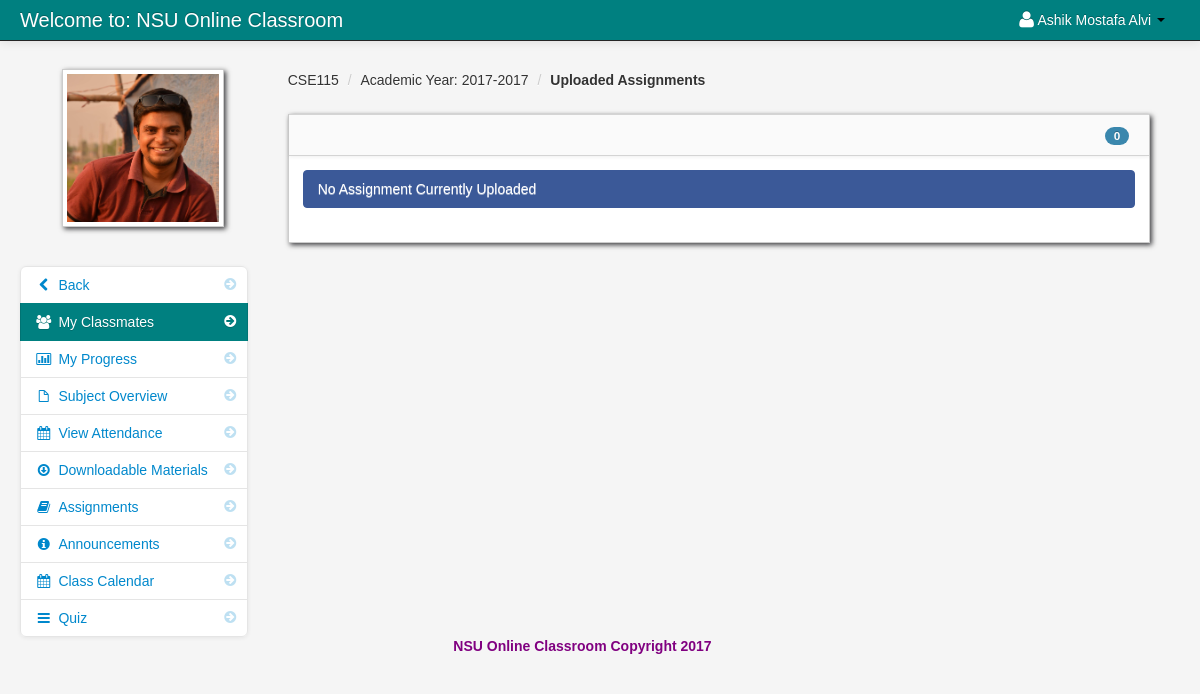
/assignment_student.php?id=187 (signed in), run on the app's committed database.
### tables this page shows
CREATE TABLE `student` (
  `student_id` int(11) NOT NULL,
  `firstname` varchar(100) NOT NULL,
  `lastname` varchar(100) NOT NULL,
  `class_id` int(11) NOT NULL,
  `username` varchar(100) NOT NULL,
  `password` varchar(100) NOT NULL,
  `email` varchar(100) NOT NULL,
  `contact_number` int(12) NOT NULL,
  `location` varchar(100) NOT NULL,
  `status` varchar(100) NOT NULL
);

CREATE TABLE `teacher_class` (
  `teacher_class_id` int(11) NOT NULL,
  `teacher_id` int(11) NOT NULL,
  `class_id` int(11) NOT NULL,
  `semester` varchar(100) NOT NULL,
  `thumbnails` varchar(100) NOT NULL,
  `school_year` varchar(100) NOT NULL,
  `class_title` varchar(100) NOT NULL,
  `description` longtext NOT NULL,
  `Credit` int(11) NOT NULL,
  `Pre_req` varchar(100) NOT NULL
);

CREATE TABLE `class` (
  `class_id` int(11) NOT NULL,
  `class_name` varchar(100) NOT NULL
);

### session.php (called while the page is built, shortened)
<?php
$session_id=$_SESSION['id'];
?>

### assignment_student.php (the view, shortened to what this page needs)
<?php include('header_dashboard.php'); ?>
<?php include('session.php'); ?>
<?php $get_id = $_GET['id']; ?>
    <body>
		<?php include('navbar_student.php'); ?>
        <div class="container-fluid">
            <div class="row-fluid">
				<?php include('my_classmates_link.php'); ?>
                <div class="span9" id="content">
                     <div class="row-fluid">
										<?php $class_query = mysql_query("select * from teacher_class
										LEFT JOIN class ON class.class_id = teacher_class.class_id
										where teacher_class_id = '$get_id'")or die(mysql_error());
										$class_row = mysql_fetch_array($class_query);
										?>
					     <ul class="breadcrumb">
							<li><a href="#"><?php echo $class_row['class_name']; ?></a> <span class="divider">/</span></li>
							<li><a href="#">Academic Year: <?php echo $class_row['school_year']; ?></a> <span class="divider">/</span></li>
							<li><a href="#"><b>Uploaded Assignments</b></a></li>
						</ul>
                        <div id="block_bg" class="block">
                            <div class="navbar navbar-inner block-header">
								<?php $query = mysql_query("select * FROM assignment where class_id = '$get_id'  order by fdatein DESC")or die(mysql_error());
									  $count  = mysql_num_rows($query);
								?>
                                <div id="" class="muted pull-right"><span class="badge badge-info"><?php echo $count; ?></span></div>
                            </div>
                            <div class="block-content collapse in">
                                <div class="span12">
								<?php
									$query = mysql_query("select * FROM assignment where class_id = '$get_id'  order by fdatein DESC")or die(mysql_error());
									$count = mysql_num_rows($query);
									if ($count == '0'){?>
									<div class="alert alert-info">No Assignment Currently Uploaded</div>
						 <?php } ?>
                                </div>
                            </div>
                        </div>
                    </div>
                </div>
            </div>
		<?php include('footer.php'); ?>
        </div>
		<?php include('script.php'); ?>
    </body>
</html>

### navbar_student.php (shortened to what this page needs)
<div class="navbar navbar-fixed-top navbar-inverse">
        <div class="navbar-inner">
            <div class="container-fluid">
                <a class="brand" href="#">Welcome to: NSU Online Classroom</a>
					<div class="nav-collapse collapse">
						<ul class="nav pull-right">
							<?php $query= mysql_query("select * from student where student_id = '$session_id'")or die(mysql_error());
									$row = mysql_fetch_array($query);
							?>
							<li class="dropdown">
								<a href="#" role="button" class="dropdown-toggle" data-toggle="dropdown"> <i class="icon-user icon-large"></i><?php echo $row['firstname']." ".$row['lastname'];  ?> <i class="caret"></i></a>
							</li>
						</ul>
					</div>
            </div>
        </div>
</div>

### my_classmates_link.php
<div class="span3" id="sidebar">
	<img id="avatar" src="admin/<?php echo $row['location']; ?>" class="img-polaroid">
		<ul class="nav nav-list bs-docs-sidenav nav-collapse collapse">
				<li class=""><a href="dashboard_student.php"><i class="icon-chevron-right"></i><i class="icon-chevron-left"></i>&nbsp;Back</a></li>
				<li class="active"><a href="my_classmates.php<?php echo '?id='.$get_id; ?>"><i class="icon-chevron-right"></i><i class="icon-group"></i>&nbsp;My Classmates</a></li>
				<li class=""><a href="progress.php<?php echo '?id='.$get_id; ?>"><i class="icon-chevron-right"></i><i class="icon-bar-chart"></i>&nbsp;My Progress</a></li>
				<li class=""><a href="subject_overview_student.php<?php echo '?id='.$get_id; ?>"><i class="icon-chevron-right"></i><i class="icon-file"></i>&nbsp;Subject Overview</a></li>
				<li class=""><a href="student_attendance.php<?php echo '?id='.$get_id; ?>"><i class="icon-chevron-right"></i><i class="icon-calendar"></i>&nbsp;View Attendance</a></li>
				<li class=""><a href="downloadable_student.php<?php echo '?id='.$get_id; ?>"><i class="icon-chevron-right"></i><i class="icon-download"></i>&nbsp;Downloadable Materials</a></li>
				<li class=""><a href="assignment_student.php<?php echo '?id='.$get_id; ?>"><i class="icon-chevron-right"></i><i class="icon-book"></i>&nbsp;Assignments</a></li>
				<li class=""><a href="announcements_student.php<?php echo '?id='.$get_id; ?>"><i class="icon-chevron-right"></i><i class="icon-info-sign"></i>&nbsp;Announcements</a></li>
				<li class=""><a href="class_calendar_student.php<?php echo '?id='.$get_id; ?>"><i class="icon-chevron-right"></i><i class="icon-calendar"></i>&nbsp;Class Calendar</a></li>
				<li class=""><a href="student_quiz_list.php<?php echo '?id='.$get_id; ?>"><i class="icon-chevron-right"></i><i class="icon-reorder"></i>&nbsp;Quiz</a></li>
		</ul>
</div>

### admin/assets/styles.css (style rules this page uses)
body { padding-top: 60px; padding-bottom: 40px; background-color: #f5f5f5; }
#content { margin-left:0px; }
.breadcrumb { margin: 0 0 0px; padding: 10px 0px; background-color: transparent; }
.block { background: url("../images/pixel-60fff.png") repeat scroll 0 0 rgba(0, 0, 0, 0) !important; border: 1px solid #ccc; background: white; margin: 1em 0em; border-top: none; -webkit-box-shadow: 2px 2px 5px rgba(0, 0, 6, 0.75); -moz-box-shadow: 2px 2px 5px rgba(0, 0, 6, 0.75); box-shadow: 2px 2px 5px rgba(0, 0, 6, 0.75); }
.block-content { margin: 1em; min-height: .25em; }
.block-header { margin-bottom: 0px; border-right: none; border-left: none; -webkit-border-radius: 0px; -moz-border-radius: 0px; border-radius: 0px; }
.block-header div { padding-top: 10px; }
.bs-docs-sidenav { max-width: 228px; margin: 30px 0 0; padding: 0; background-color: #fff; -webkit-border-radius: 6px; -moz-border-radius: 6px; border-radius: 6px; -webkit-box-shadow: 0 1px 4px rgba(0,0,0,.065); -moz-box-shadow: 0 1px 4px rgba(0,0,0,.065); box-shadow: 0 1px 4px rgba(0,0,0,.065); }
.bs-docs-sidenav > li > a { display: block; width: 190px \9; margin: 0 0 -1px; padding: 8px 14px; border: 1px solid #e5e5e5; }
.bs-docs-sidenav > li:first-child > a { -webkit-border-radius: 6px 6px 0 0; -moz-border-radius: 6px 6px 0 0; border-radius: 6px 6px 0 0; }
.bs-docs-sidenav > li:last-child > a { -webkit-border-radius: 0 0 6px 6px; -moz-border-radius: 0 0 6px 6px; border-radius: 0 0 6px 6px; }
.bs-docs-sidenav > .active > a { position: relative; z-index: 2; padding: 9px 15px; border: 0; text-shadow: 0 1px 0 rgba(0,0,0,.15); -webkit-box-shadow: inset 1px 0 0 rgba(0,0,0,.1), inset -1px 0 0 rgba(0,0,0,.1); -moz-box-shadow: inset 1px 0 0 rgba(0,0,0,.1), inset -1px 0 0 rgba(0,0,0,.1); box-shadow: inset 1px 0 0 rgba(0,0,0,.1), inset -1px 0 0 rgba(0,0,0,.1); }
.bs-docs-sidenav .icon-chevron-right { float: right; margin-top: 2px; margin-right: -6px; opacity: .25; }
.bs-docs-sidenav .active .icon-chevron-right, .bs-docs-sidenav .active a:hover .icon-chevron-right { opacity: 1; }

### data on the page
student: firstname "Ashik Mostafa", lastname "Alvi", location (picture)
teacher_class: class.class_name "CSE115", school_year "2017-2017"

### other printed values
$count "0"
